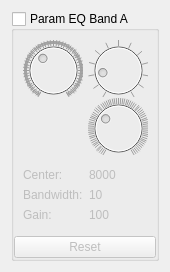
<?xml version="1.0" encoding="UTF-8"?>
<ui version="4.0">
 <class>Form</class>
 <widget class="QWidget" name="Form">
  <property name="geometry">
   <rect>
    <x>0</x>
    <y>0</y>
    <width>170</width>
    <height>260</height>
   </rect>
  </property>
  <property name="windowTitle">
   <string>crmp ParamEQ</string>
  </property>
  <layout class="QVBoxLayout" name="verticalLayout">
   <item>
    <widget class="QGroupBox" name="ParamEQA">
     <property name="minimumSize">
      <size>
       <width>3</width>
       <height>250</height>
      </size>
     </property>
     <property name="maximumSize">
      <size>
       <width>16777213</width>
       <height>16777215</height>
      </size>
     </property>
     <property name="title">
      <string>Param EQ Band A</string>
     </property>
     <property name="checkable">
      <bool>true</bool>
     </property>
     <property name="checked">
      <bool>false</bool>
     </property>
     <layout class="QVBoxLayout" name="verticalLayout_7">
      <property name="spacing">
       <number>0</number>
      </property>
      <property name="margin">
       <number>0</number>
      </property>
      <item>
       <widget class="QWidget" name="gridWidget" native="true">
        <property name="minimumSize">
         <size>
          <width>0</width>
          <height>128</height>
         </size>
        </property>
        <property name="maximumSize">
         <size>
          <width>16777215</width>
          <height>128</height>
         </size>
        </property>
        <layout class="QGridLayout" name="gridLayout">
         <item row="0" column="0">
          <widget class="QDial" name="center2">
           <property name="minimumSize">
            <size>
             <width>60</width>
             <height>60</height>
            </size>
           </property>
           <property name="maximumSize">
            <size>
             <width>60</width>
             <height>60</height>
            </size>
           </property>
           <property name="toolTip">
            <string>Center</string>
           </property>
           <property name="minimum">
            <number>20</number>
           </property>
           <property name="maximum">
            <number>22000</number>
           </property>
           <property name="pageStep">
            <number>20</number>
           </property>
           <property name="value">
            <number>8000</number>
           </property>
           <property name="notchesVisible">
            <bool>true</bool>
           </property>
          </widget>
         </item>
         <item row="0" column="1">
          <widget class="QDial" name="bandwidth2">
           <property name="minimumSize">
            <size>
             <width>60</width>
             <height>60</height>
            </size>
           </property>
           <property name="maximumSize">
            <size>
             <width>60</width>
             <height>60</height>
            </size>
           </property>
           <property name="toolTip">
            <string>Bandwidth</string>
           </property>
           <property name="minimum">
            <number>2</number>
           </property>
           <property name="maximum">
            <number>50</number>
           </property>
           <property name="pageStep">
            <number>1</number>
           </property>
           <property name="value">
            <number>10</number>
           </property>
           <property name="notchesVisible">
            <bool>true</bool>
           </property>
          </widget>
         </item>
         <item row="1" column="1">
          <widget class="QDial" name="gain2">
           <property name="minimumSize">
            <size>
             <width>60</width>
             <height>60</height>
            </size>
           </property>
           <property name="maximumSize">
            <size>
             <width>60</width>
             <height>60</height>
            </size>
           </property>
           <property name="toolTip">
            <string>Gain</string>
           </property>
           <property name="minimum">
            <number>5</number>
           </property>
           <property name="maximum">
            <number>300</number>
           </property>
           <property name="pageStep">
            <number>1</number>
           </property>
           <property name="value">
            <number>100</number>
           </property>
           <property name="orientation">
            <enum>Qt::Horizontal</enum>
           </property>
           <property name="invertedControls">
            <bool>false</bool>
           </property>
           <property name="wrapping">
            <bool>false</bool>
           </property>
           <property name="notchesVisible">
            <bool>true</bool>
           </property>
          </widget>
         </item>
        </layout>
       </widget>
      </item>
      <item>
       <widget class="QWidget" name="formWidget" native="true">
        <property name="sizePolicy">
         <sizepolicy hsizetype="Minimum" vsizetype="Minimum">
          <horstretch>0</horstretch>
          <verstretch>0</verstretch>
         </sizepolicy>
        </property>
        <property name="minimumSize">
         <size>
          <width>0</width>
          <height>70</height>
         </size>
        </property>
        <layout class="QFormLayout" name="formLayout_3">
         <item row="0" column="0">
          <widget class="QLabel" name="label_2">
           <property name="text">
            <string>Center:</string>
           </property>
          </widget>
         </item>
         <item row="0" column="1">
          <widget class="QLabel" name="lblcenter2">
           <property name="text">
            <string>8000</string>
           </property>
          </widget>
         </item>
         <item row="1" column="0">
          <widget class="QLabel" name="label_3">
           <property name="text">
            <string>Bandwidth:</string>
           </property>
          </widget>
         </item>
         <item row="1" column="1">
          <widget class="QLabel" name="lblband2">
           <property name="text">
            <string>10</string>
           </property>
          </widget>
         </item>
         <item row="2" column="0">
          <widget class="QLabel" name="label_5">
           <property name="text">
            <string>Gain:</string>
           </property>
          </widget>
         </item>
         <item row="2" column="1">
          <widget class="QLabel" name="lblgain2">
           <property name="text">
            <string>100</string>
           </property>
          </widget>
         </item>
        </layout>
       </widget>
      </item>
      <item>
       <widget class="QPushButton" name="cmdReset">
        <property name="text">
         <string>Reset</string>
        </property>
       </widget>
      </item>
     </layout>
    </widget>
   </item>
  </layout>
 </widget>
 <resources/>
 <connections/>
</ui>
